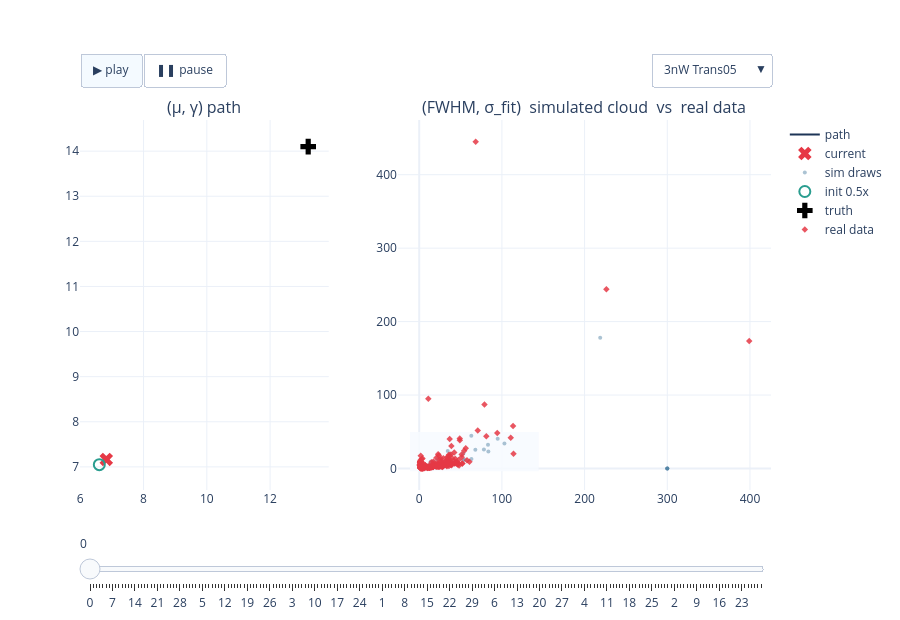

Notebook code cell kept with this figure:
### Code cell
# FIG 1b — 3nW interactive: path + cloud, experiment dropdown + play/slider   (22a verbatim)
fig_3nW = build_power_figure(RESULTS, '3nW')
if fig_3nW is not None:
    _h = os.path.join(REPO_ROOT, 'notebooks', '24_realdata_accuracy', '24y-fig1b-3nW-paths-clouds.html')
    fig_3nW.write_html(_h, include_plotlyjs='cdn', config=CONFIG_PLOT)
    print('wrote', _h, f'({os.path.getsize(_h)/1e6:.1f} MB)')
    fig_3nW.show(config=CONFIG_PLOT)
